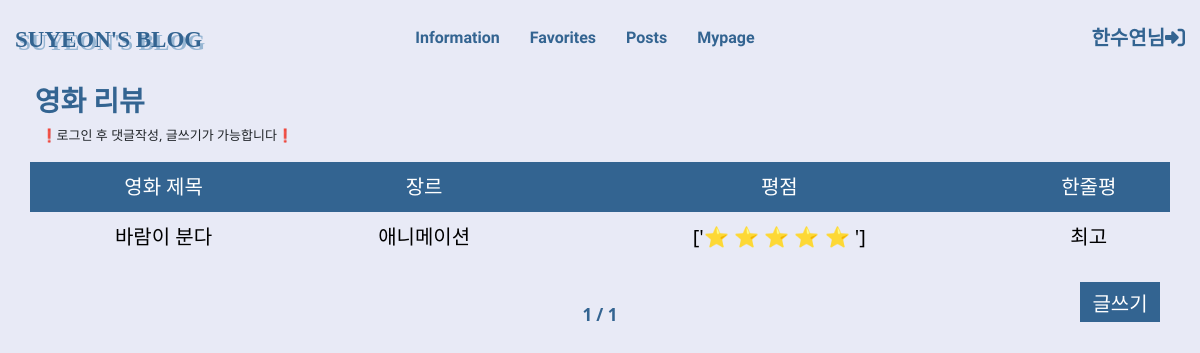
Screenshot of /movie/ (signed in) with the database file from the repository.
### main/models.py (models this page shows, shortened)
class Post(models.Model):
    id = models.AutoField(primary_key=True)
    title = models.CharField(max_length=200,null=True)
    writer = models.ForeignKey(User,on_delete=models.CASCADE)
    genre = models.CharField(max_length=200,null=True)
    summary = models.CharField(max_length=200,null=True)
    pub_date = models.DateTimeField()
    body = models.TextField()
    image = models.ImageField(upload_to = "post/", blank=True, null=True)
    test_list = models.TextField(blank=False,null=True)
    like_user_set = models.ManyToManyField(User, blank=True, related_name='likes_user_set',through='Like')
    dislike_user_set = models.ManyToManyField(User, blank=True, related_name='dislikes_user_set',through='Dislike')

### main/views.py (the view)
# urls.py: path('movie/', movie, name="movie"),
def movie(request) :
    posts = Post.objects.filter().order_by('-pub_date')
    paginator = Paginator(posts,6)
    pagnum = request.GET.get('page')
    posts = paginator.get_page(pagnum)
    return render(request, 'main/movie.html',{'posts':posts})

### main/templates/main/movie.html (shortened to what this page needs)
{% extends 'base.html' %}
{% block content %}
<div class="main">
  <center>
    <h2><br><br></h2>
    <h3 style="text-align: left;font-family: 'Gowun Dodum', sans-serif;font-weight: bolder;color:#336491;">&nbsp;&nbsp;&nbsp;&nbsp;
    영화 리뷰</h3>
    <p style="font-size:13px;text-align:left;">&nbsp;&nbsp;&nbsp;&nbsp;&nbsp;&nbsp;&nbsp;&nbsp;&nbsp;&nbsp;&nbsp;
      ❗로그인 후 댓글작성, 글쓰기가 가능합니다❗</p>
  <table class="movie">
    <thead>
      <tr>
        <th class="title">영화 제목</th>
        <th class="genre">장르</th>
        <th class="score">평점</th>
        <th class="summary">한줄평</th>
      </tr>
    </thead>
    <tbody>
      {% for post in posts %}
      <tr>
        <td class="제목"><a href="{% url 'main:detail' post.id %}"
            style="text-decoration: none;color:black;">{{post.title}}</a></td>
        <td class="장르">{{post.genre}}</td>
        <td class="평점">{{post.test_list}}</td>
        <td class="한줄평">{{post.summary}}</td>
      </tr>
      {%endfor%}
    </tbody>
  </table>
  </center>
  {% if user.is_authenticated %}
  <div class="button">
    <button style="background-color:#336491; border: #336491; color:white;
                  width: 80px;height: 40px;font-size:25px; position:relative; top: 20px;left:90%"><a href="{% url 'main:new' %}"
        style="text-decoration: none;color:white; font-family:'Gowun Dodum', sans-serif; font-size:20px;">글쓰기</a></button>
  </div>
  {% endif %}
  <div style="text-align:center">
  <span style="font-weight:bold;font-size:17px;color:#336491;"> {{ posts.number }}</span>
  <span style="font-weight:bold;font-size:17px;color:#336491;"> / </span>
  <span style="font-weight:bold;font-size:17px;color:#336491;"> {{ posts.paginator.num_pages}}</span>
  {% endblock %}

### sns-project/templates/shared/navbar.html (shortened to what this page needs)
<nav>
    <ul class="nav-container">
      <li class="nav-item"> <a style="font-family:'Staatliches', cursive;
        text-decoration: none; color:#336491;text-shadow: 3px 3px #97b6d3;font-weight:bolder;font-size:23px;
        position: fixed;top:23px;left:15px;"  href="{% url 'main:introduce'%}">
        SUYEON'S BLOG</h1></a></li>
      <li class="nav-item"><a style="color:#336491;" href="{% url 'main:introduce' %}#tag1">Information</a></li>
      <li class="nav-item"><a style="color:#336491;" href="{% url 'main:introduce' %}#tag2">Favorites</a></li>
      <li class="nav-item"><a style="color:#336491;" href="{% url 'main:movie' %}#tag1">Posts</a></li>
      {% if user.is_authenticated %}
      <li class="nav-item"><a style="color:#336491;" href="{% url 'users:mypage' request.user.id %}">Mypage</a></li>
      <li class="nav-item"><a style="position: fixed;top:23px;right:15px;font-size:20px;color:#336491;">{{ user.username }}님
      &nbsp;&nbsp;&nbsp;</a></li>
      <li class="nav-item">
        <a href="{% url 'account_logout' %}" style="text-decoration: none;color:#336491;font-size: 20px;
        position: fixed;top:23px;right:15px">
          <i class="fa-solid fa-right-to-bracket"></i></li>
      {% endif %}
    </ul>
  </nav>

### sns-project/static/css/style.css (style rules this page uses)
.movie { border:none;border-collapse:collapse;border-color:#ccc;border-spacing:0; width: 95%; font-size: 20px; }
.movie td { border-color:#ccc;border-style:solid; border-width:0px;color:black; overflow:hidden;padding:10px 5px;word-break:normal; text-align: center; }
.movie th { background-color:#336491;border-color:#ccc;border-style:solid;border-width:0px;color:white; font-weight:normal; overflow:hidden; padding:10px 5px; word-break:normal; text-align: center; font-family: 'Gowun Dodum', sans-serif; }
.nav-container { display: flex; flex-direction: row; width: 100%; margin:0; padding:0; list-style-type: none; flex-wrap: nowrap; position: fixed; z-index: 1; top:10px; justify-content: center; }
.nav-item { padding:15px; }
.nav-item a { text-align: center; text-decoration: none; color:#336491; font-family: 'Inconsolata', monospace; font-weight:bold; }

### main/templates/main/movie.html (style rules this page uses)
body { background-color:#E8EAF6; }

### rows the page displays
Post: title "바람이 분다", genre "애니메이션", test_list "['⭐ ⭐ ⭐ ⭐ ⭐ ']", summary "최고"

### other values shown
{{ user.username }} "한수연"
{{ posts.number }} "1"
{{ posts.paginator.num_pages }} "1"
